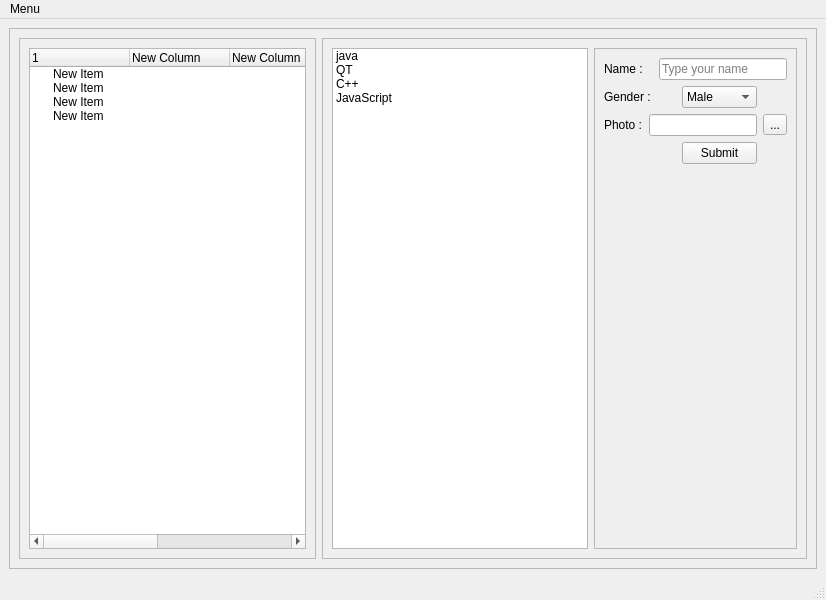
<?xml version="1.0" encoding="UTF-8"?>
<ui version="4.0">
 <class>MainWindow</class>
 <widget class="QMainWindow" name="MainWindow">
  <property name="geometry">
   <rect>
    <x>0</x>
    <y>0</y>
    <width>826</width>
    <height>600</height>
   </rect>
  </property>
  <property name="windowTitle">
   <string>MainWindow</string>
  </property>
  <widget class="QWidget" name="centralwidget">
   <layout class="QGridLayout" name="gridLayout">
    <item row="0" column="0">
     <widget class="QFrame" name="frame">
      <property name="frameShape">
       <enum>QFrame::StyledPanel</enum>
      </property>
      <property name="frameShadow">
       <enum>QFrame::Raised</enum>
      </property>
      <layout class="QGridLayout" name="gridLayout_4">
       <item row="0" column="0">
        <widget class="QFrame" name="frame_2">
         <property name="frameShape">
          <enum>QFrame::StyledPanel</enum>
         </property>
         <property name="frameShadow">
          <enum>QFrame::Raised</enum>
         </property>
         <layout class="QGridLayout" name="gridLayout_2">
          <item row="0" column="0">
           <widget class="QTreeWidget" name="treeWidget">
            <column>
             <property name="text">
              <string>1</string>
             </property>
            </column>
            <column>
             <property name="text">
              <string>New Column</string>
             </property>
            </column>
            <column>
             <property name="text">
              <string>New Column</string>
             </property>
            </column>
            <column>
             <property name="text">
              <string>New Column</string>
             </property>
            </column>
            <column>
             <property name="text">
              <string>New Column</string>
             </property>
            </column>
            <column>
             <property name="text">
              <string>New Column</string>
             </property>
            </column>
            <item>
             <property name="text">
              <string>New Item</string>
             </property>
            </item>
            <item>
             <property name="text">
              <string>New Item</string>
             </property>
            </item>
            <item>
             <property name="text">
              <string>New Item</string>
             </property>
            </item>
            <item>
             <property name="text">
              <string>New Item</string>
             </property>
            </item>
           </widget>
          </item>
         </layout>
        </widget>
       </item>
       <item row="0" column="1">
        <widget class="QFrame" name="frame_3">
         <property name="frameShape">
          <enum>QFrame::StyledPanel</enum>
         </property>
         <property name="frameShadow">
          <enum>QFrame::Raised</enum>
         </property>
         <layout class="QHBoxLayout" name="horizontalLayout">
          <item>
           <widget class="QListWidget" name="listWidget">
            <item>
             <property name="text">
              <string>java</string>
             </property>
            </item>
            <item>
             <property name="text">
              <string>QT </string>
             </property>
            </item>
            <item>
             <property name="text">
              <string>C++</string>
             </property>
            </item>
            <item>
             <property name="text">
              <string>JavaScript</string>
             </property>
            </item>
           </widget>
          </item>
          <item>
           <widget class="QFrame" name="frame_4">
            <property name="frameShape">
             <enum>QFrame::StyledPanel</enum>
            </property>
            <property name="frameShadow">
             <enum>QFrame::Raised</enum>
            </property>
            <layout class="QGridLayout" name="gridLayout_3">
             <item row="1" column="3">
              <widget class="QComboBox" name="comboBoxGender">
               <item>
                <property name="text">
                 <string>Male</string>
                </property>
               </item>
               <item>
                <property name="text">
                 <string>Female</string>
                </property>
               </item>
              </widget>
             </item>
             <item row="0" column="2" colspan="3">
              <widget class="QLineEdit" name="lineEditName">
               <property name="placeholderText">
                <string>Type your name </string>
               </property>
              </widget>
             </item>
             <item row="2" column="0">
              <widget class="QLabel" name="label_3">
               <property name="text">
                <string>Photo :</string>
               </property>
              </widget>
             </item>
             <item row="2" column="4">
              <widget class="QToolButton" name="toolButtonPhotoBrowse">
               <property name="text">
                <string>...</string>
               </property>
              </widget>
             </item>
             <item row="1" column="0" colspan="2">
              <widget class="QLabel" name="label_2">
               <property name="text">
                <string>Gender :</string>
               </property>
              </widget>
             </item>
             <item row="6" column="2">
              <spacer name="verticalSpacer">
               <property name="orientation">
                <enum>Qt::Vertical</enum>
               </property>
               <property name="sizeHint" stdset="0">
                <size>
                 <width>17</width>
                 <height>37</height>
                </size>
               </property>
              </spacer>
             </item>
             <item row="2" column="1" colspan="3">
              <widget class="QLineEdit" name="lineEditPhoto"/>
             </item>
             <item row="0" column="0">
              <widget class="QLabel" name="label">
               <property name="text">
                <string>Name :</string>
               </property>
              </widget>
             </item>
             <item row="3" column="3">
              <widget class="QPushButton" name="pushButtonSubmit">
               <property name="maximumSize">
                <size>
                 <width>75</width>
                 <height>16777215</height>
                </size>
               </property>
               <property name="text">
                <string>Submit</string>
               </property>
              </widget>
             </item>
             <item row="3" column="0" colspan="3">
              <spacer name="horizontalSpacer">
               <property name="orientation">
                <enum>Qt::Horizontal</enum>
               </property>
               <property name="sizeHint" stdset="0">
                <size>
                 <width>40</width>
                 <height>20</height>
                </size>
               </property>
              </spacer>
             </item>
            </layout>
           </widget>
          </item>
         </layout>
        </widget>
       </item>
      </layout>
     </widget>
    </item>
   </layout>
  </widget>
  <widget class="QMenuBar" name="menubar">
   <property name="geometry">
    <rect>
     <x>0</x>
     <y>0</y>
     <width>826</width>
     <height>22</height>
    </rect>
   </property>
   <widget class="QMenu" name="menuMenu">
    <property name="title">
     <string>Menu</string>
    </property>
    <addaction name="actionClose"/>
    <addaction name="actionReload"/>
   </widget>
   <addaction name="menuMenu"/>
  </widget>
  <widget class="QStatusBar" name="statusbar"/>
  <action name="actionClose">
   <property name="icon">
    <iconset>
     <normaloff>images/6-62867_x-mark-multiply-times-symbol-red-incorrect-wrong.jpg</normaloff>images/6-62867_x-mark-multiply-times-symbol-red-incorrect-wrong.jpg</iconset>
   </property>
   <property name="text">
    <string>Close</string>
   </property>
  </action>
  <action name="actionReload">
   <property name="icon">
    <iconset>
     <normaloff>images/png-clipart-reset-button-computer-icons-restart-miscellaneous-blue.png</normaloff>images/png-clipart-reset-button-computer-icons-restart-miscellaneous-blue.png</iconset>
   </property>
   <property name="text">
    <string>Reload</string>
   </property>
  </action>
 </widget>
 <resources>
  <include location="icons.qrc"/>
 </resources>
 <connections/>
</ui>
